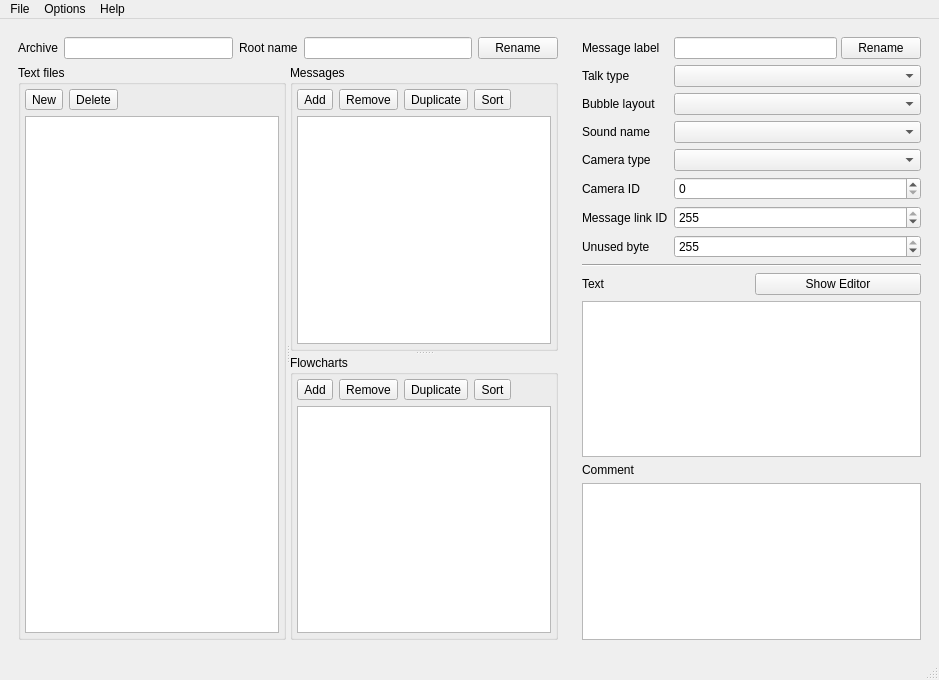
<?xml version="1.0" encoding="UTF-8"?>
<ui version="4.0">
 <class>mainWindow</class>
 <widget class="QMainWindow" name="mainWindow">
  <property name="geometry">
   <rect>
    <x>0</x>
    <y>0</y>
    <width>939</width>
    <height>680</height>
   </rect>
  </property>
  <property name="windowTitle">
   <string>galaxymsbt -- Super Mario Galaxy 2 MSBT Editor</string>
  </property>
  <widget class="QWidget" name="centralwidget">
   <layout class="QGridLayout" name="gridLayout_11">
    <item row="0" column="0">
     <widget class="QWidget" name="widget_2" native="true">
      <layout class="QGridLayout" name="gridLayout_9">
       <item row="0" column="0">
        <widget class="QWidget" name="widgetArchive" native="true">
         <layout class="QGridLayout" name="gridLayout_10">
          <property name="leftMargin">
           <number>0</number>
          </property>
          <property name="topMargin">
           <number>0</number>
          </property>
          <property name="rightMargin">
           <number>0</number>
          </property>
          <property name="bottomMargin">
           <number>0</number>
          </property>
          <item row="0" column="3">
           <widget class="QLineEdit" name="lineArchiveRoot">
            <property name="readOnly">
             <bool>true</bool>
            </property>
           </widget>
          </item>
          <item row="1" column="0" colspan="5">
           <widget class="QSplitter" name="splitter_2">
            <property name="orientation">
             <enum>Qt::Horizontal</enum>
            </property>
            <widget class="QGroupBox" name="groupTextFiles">
             <property name="title">
              <string>Text files</string>
             </property>
             <layout class="QGridLayout" name="gridLayout">
              <property name="leftMargin">
               <number>4</number>
              </property>
              <property name="topMargin">
               <number>4</number>
              </property>
              <property name="rightMargin">
               <number>4</number>
              </property>
              <property name="bottomMargin">
               <number>4</number>
              </property>
              <item row="0" column="0">
               <widget class="QWidget" name="widgetTextFileTools" native="true">
                <layout class="QGridLayout" name="gridLayout_6">
                 <property name="leftMargin">
                  <number>0</number>
                 </property>
                 <property name="topMargin">
                  <number>0</number>
                 </property>
                 <property name="rightMargin">
                  <number>0</number>
                 </property>
                 <property name="bottomMargin">
                  <number>0</number>
                 </property>
                 <item row="0" column="2">
                  <spacer name="horizontalSpacer">
                   <property name="orientation">
                    <enum>Qt::Horizontal</enum>
                   </property>
                   <property name="sizeHint" stdset="0">
                    <size>
                     <width>40</width>
                     <height>20</height>
                    </size>
                   </property>
                  </spacer>
                 </item>
                 <item row="0" column="0">
                  <widget class="QToolButton" name="buttonLmsAccessorNew">
                   <property name="text">
                    <string>New</string>
                   </property>
                   <property name="icon">
                    <iconset>
                     <normaloff>tool_msb_add.png</normaloff>tool_msb_add.png</iconset>
                   </property>
                   <property name="iconSize">
                    <size>
                     <width>24</width>
                     <height>24</height>
                    </size>
                   </property>
                  </widget>
                 </item>
                 <item row="0" column="1">
                  <widget class="QToolButton" name="buttonLmsAccessorDelete">
                   <property name="text">
                    <string>Delete</string>
                   </property>
                   <property name="icon">
                    <iconset>
                     <normaloff>tool_msb_delete.png</normaloff>tool_msb_delete.png</iconset>
                   </property>
                   <property name="iconSize">
                    <size>
                     <width>24</width>
                     <height>24</height>
                    </size>
                   </property>
                  </widget>
                 </item>
                </layout>
               </widget>
              </item>
              <item row="2" column="0">
               <widget class="QListView" name="listLmsAccessors">
                <property name="editTriggers">
                 <set>QAbstractItemView::NoEditTriggers</set>
                </property>
                <property name="selectionMode">
                 <enum>QAbstractItemView::ExtendedSelection</enum>
                </property>
               </widget>
              </item>
             </layout>
            </widget>
            <widget class="QSplitter" name="splitter">
             <property name="orientation">
              <enum>Qt::Vertical</enum>
             </property>
             <widget class="QGroupBox" name="groupMessages">
              <property name="title">
               <string>Messages</string>
              </property>
              <layout class="QGridLayout" name="gridLayout_2">
               <property name="leftMargin">
                <number>4</number>
               </property>
               <property name="topMargin">
                <number>4</number>
               </property>
               <property name="rightMargin">
                <number>4</number>
               </property>
               <property name="bottomMargin">
                <number>4</number>
               </property>
               <item row="0" column="0">
                <widget class="QWidget" name="widgetMessageTools" native="true">
                 <layout class="QGridLayout" name="gridLayout_7">
                  <property name="leftMargin">
                   <number>0</number>
                  </property>
                  <property name="topMargin">
                   <number>0</number>
                  </property>
                  <property name="rightMargin">
                   <number>0</number>
                  </property>
                  <property name="bottomMargin">
                   <number>0</number>
                  </property>
                  <item row="0" column="4">
                   <spacer name="horizontalSpacer_2">
                    <property name="orientation">
                     <enum>Qt::Horizontal</enum>
                    </property>
                    <property name="sizeHint" stdset="0">
                     <size>
                      <width>40</width>
                      <height>20</height>
                     </size>
                    </property>
                   </spacer>
                  </item>
                  <item row="0" column="0">
                   <widget class="QToolButton" name="buttonMessagesAdd">
                    <property name="text">
                     <string>Add</string>
                    </property>
                    <property name="icon">
                     <iconset>
                      <normaloff>tool_message_add.png</normaloff>tool_message_add.png</iconset>
                    </property>
                    <property name="iconSize">
                     <size>
                      <width>24</width>
                      <height>24</height>
                     </size>
                    </property>
                   </widget>
                  </item>
                  <item row="0" column="1">
                   <widget class="QToolButton" name="buttonMessagesRemove">
                    <property name="text">
                     <string>Remove</string>
                    </property>
                    <property name="icon">
                     <iconset>
                      <normaloff>tool_message_delete.png</normaloff>tool_message_delete.png</iconset>
                    </property>
                    <property name="iconSize">
                     <size>
                      <width>24</width>
                      <height>24</height>
                     </size>
                    </property>
                   </widget>
                  </item>
                  <item row="0" column="2">
                   <widget class="QToolButton" name="buttonMessagesDuplicate">
                    <property name="text">
                     <string>Duplicate</string>
                    </property>
                    <property name="icon">
                     <iconset>
                      <normaloff>tool_message_duplicate.png</normaloff>tool_message_duplicate.png</iconset>
                    </property>
                    <property name="iconSize">
                     <size>
                      <width>24</width>
                      <height>24</height>
                     </size>
                    </property>
                   </widget>
                  </item>
                  <item row="0" column="3">
                   <widget class="QToolButton" name="buttonMessagesSort">
                    <property name="text">
                     <string>Sort</string>
                    </property>
                    <property name="icon">
                     <iconset>
                      <normaloff>tool_message_sort.png</normaloff>tool_message_sort.png</iconset>
                    </property>
                    <property name="iconSize">
                     <size>
                      <width>24</width>
                      <height>24</height>
                     </size>
                    </property>
                   </widget>
                  </item>
                 </layout>
                </widget>
               </item>
               <item row="2" column="0">
                <widget class="QListView" name="listMessages">
                 <property name="editTriggers">
                  <set>QAbstractItemView::NoEditTriggers</set>
                 </property>
                 <property name="selectionMode">
                  <enum>QAbstractItemView::ExtendedSelection</enum>
                 </property>
                </widget>
               </item>
              </layout>
             </widget>
             <widget class="QGroupBox" name="groupFlowcharts">
              <property name="title">
               <string>Flowcharts</string>
              </property>
              <layout class="QGridLayout" name="gridLayout_3">
               <property name="leftMargin">
                <number>4</number>
               </property>
               <property name="topMargin">
                <number>4</number>
               </property>
               <property name="rightMargin">
                <number>4</number>
               </property>
               <property name="bottomMargin">
                <number>4</number>
               </property>
               <item row="0" column="0">
                <widget class="QWidget" name="widgetFlowchartTools" native="true">
                 <layout class="QGridLayout" name="gridLayout_8">
                  <property name="leftMargin">
                   <number>0</number>
                  </property>
                  <property name="topMargin">
                   <number>0</number>
                  </property>
                  <property name="rightMargin">
                   <number>0</number>
                  </property>
                  <property name="bottomMargin">
                   <number>0</number>
                  </property>
                  <item row="0" column="4">
                   <spacer name="horizontalSpacer_3">
                    <property name="orientation">
                     <enum>Qt::Horizontal</enum>
                    </property>
                    <property name="sizeHint" stdset="0">
                     <size>
                      <width>40</width>
                      <height>20</height>
                     </size>
                    </property>
                   </spacer>
                  </item>
                  <item row="0" column="3">
                   <widget class="QToolButton" name="buttonFlowchartsSort">
                    <property name="text">
                     <string>Sort</string>
                    </property>
                    <property name="icon">
                     <iconset>
                      <normaloff>tool_message_sort.png</normaloff>tool_message_sort.png</iconset>
                    </property>
                    <property name="iconSize">
                     <size>
                      <width>24</width>
                      <height>24</height>
                     </size>
                    </property>
                   </widget>
                  </item>
                  <item row="0" column="2">
                   <widget class="QToolButton" name="buttonFlowchartsDuplicate">
                    <property name="text">
                     <string>Duplicate</string>
                    </property>
                    <property name="icon">
                     <iconset>
                      <normaloff>tool_flow_duplicate.png</normaloff>tool_flow_duplicate.png</iconset>
                    </property>
                    <property name="iconSize">
                     <size>
                      <width>24</width>
                      <height>24</height>
                     </size>
                    </property>
                   </widget>
                  </item>
                  <item row="0" column="1">
                   <widget class="QToolButton" name="buttonFlowchartsRemove">
                    <property name="text">
                     <string>Remove</string>
                    </property>
                    <property name="icon">
                     <iconset>
                      <normaloff>tool_flow_remove.png</normaloff>tool_flow_remove.png</iconset>
                    </property>
                    <property name="iconSize">
                     <size>
                      <width>24</width>
                      <height>24</height>
                     </size>
                    </property>
                   </widget>
                  </item>
                  <item row="0" column="0">
                   <widget class="QToolButton" name="buttonFlowchartsAdd">
                    <property name="text">
                     <string>Add</string>
                    </property>
                    <property name="icon">
                     <iconset>
                      <normaloff>tool_flow_add.png</normaloff>tool_flow_add.png</iconset>
                    </property>
                    <property name="iconSize">
                     <size>
                      <width>24</width>
                      <height>24</height>
                     </size>
                    </property>
                   </widget>
                  </item>
                 </layout>
                </widget>
               </item>
               <item row="1" column="0">
                <widget class="QListView" name="listFlowcharts">
                 <property name="editTriggers">
                  <set>QAbstractItemView::NoEditTriggers</set>
                 </property>
                </widget>
               </item>
              </layout>
             </widget>
            </widget>
           </widget>
          </item>
          <item row="0" column="1">
           <widget class="QLineEdit" name="lineArchivePath">
            <property name="readOnly">
             <bool>true</bool>
            </property>
           </widget>
          </item>
          <item row="0" column="4">
           <widget class="QPushButton" name="buttonChangeRoot">
            <property name="text">
             <string>Rename</string>
            </property>
           </widget>
          </item>
          <item row="0" column="2">
           <widget class="QLabel" name="labelArchiveRoot">
            <property name="text">
             <string>Root name</string>
            </property>
           </widget>
          </item>
          <item row="0" column="0">
           <widget class="QLabel" name="labelArchivePath">
            <property name="text">
             <string>Archive</string>
            </property>
           </widget>
          </item>
         </layout>
        </widget>
       </item>
      </layout>
     </widget>
    </item>
    <item row="0" column="1">
     <widget class="QWidget" name="widgetMessageEntry" native="true">
      <property name="locale">
       <locale language="English" country="UnitedStates"/>
      </property>
      <layout class="QGridLayout" name="gridLayout_4" rowstretch="0,0,0,0,0,0">
       <item row="3" column="0">
        <widget class="QPlainTextEdit" name="textMessageText">
         <property name="plainText">
          <string notr="true"/>
         </property>
        </widget>
       </item>
       <item row="0" column="0">
        <widget class="QWidget" name="widget" native="true">
         <layout class="QGridLayout" name="gridLayout_5">
          <property name="leftMargin">
           <number>0</number>
          </property>
          <property name="topMargin">
           <number>0</number>
          </property>
          <property name="rightMargin">
           <number>0</number>
          </property>
          <property name="bottomMargin">
           <number>0</number>
          </property>
          <item row="1" column="0">
           <widget class="QLabel" name="labelTalkType">
            <property name="toolTip">
             <string>How the message gets triggered.</string>
            </property>
            <property name="text">
             <string>Talk type</string>
            </property>
           </widget>
          </item>
          <item row="0" column="0">
           <widget class="QLabel" name="labelMessageLabel">
            <property name="toolTip">
             <string>The message's unique identifier name.</string>
            </property>
            <property name="text">
             <string>Message label</string>
            </property>
           </widget>
          </item>
          <item row="1" column="1">
           <widget class="QComboBox" name="comboTalkType"/>
          </item>
          <item row="2" column="1">
           <widget class="QComboBox" name="comboBalloonType"/>
          </item>
          <item row="4" column="0">
           <widget class="QLabel" name="labelSoundName">
            <property name="toolTip">
             <string>The sound effect that plays when the message starts.</string>
            </property>
            <property name="text">
             <string>Sound name</string>
            </property>
           </widget>
          </item>
          <item row="2" column="0">
           <widget class="QLabel" name="labelBalloonType">
            <property name="toolTip">
             <string>The layout of the message box.</string>
            </property>
            <property name="text">
             <string>Bubble layout</string>
            </property>
           </widget>
          </item>
          <item row="5" column="0">
           <widget class="QLabel" name="labelCameraType">
            <property name="toolTip">
             <string>Specifies what kind of camera should be used.</string>
            </property>
            <property name="text">
             <string>Camera type</string>
            </property>
           </widget>
          </item>
          <item row="6" column="0">
           <widget class="QLabel" name="labelCameraId">
            <property name="toolTip">
             <string>The ID of the camera to be used. Only used if camera type is &quot;Event&quot;.</string>
            </property>
            <property name="text">
             <string>Camera ID</string>
            </property>
           </widget>
          </item>
          <item row="4" column="1">
           <widget class="QComboBox" name="comboSoundName"/>
          </item>
          <item row="6" column="1">
           <widget class="QSpinBox" name="spinCameraId">
            <property name="maximum">
             <number>65535</number>
            </property>
           </widget>
          </item>
          <item row="5" column="1">
           <widget class="QComboBox" name="comboCameraType"/>
          </item>
          <item row="8" column="0">
           <widget class="QLabel" name="labelUnk7">
            <property name="toolTip">
             <string>This value is unused and has no effect.</string>
            </property>
            <property name="text">
             <string>Unused byte</string>
            </property>
           </widget>
          </item>
          <item row="8" column="1">
           <widget class="QSpinBox" name="spinUnk7">
            <property name="maximum">
             <number>255</number>
            </property>
            <property name="value">
             <number>255</number>
            </property>
           </widget>
          </item>
          <item row="7" column="0">
           <widget class="QLabel" name="labelMsgLinkId">
            <property name="toolTip">
             <string>The message's unique ID that is used to link it to a MessageArea.</string>
            </property>
            <property name="text">
             <string>Message link ID</string>
            </property>
           </widget>
          </item>
          <item row="7" column="1">
           <widget class="QSpinBox" name="spinMsgLinkId">
            <property name="maximum">
             <number>255</number>
            </property>
            <property name="value">
             <number>255</number>
            </property>
           </widget>
          </item>
          <item row="0" column="1">
           <widget class="QWidget" name="widgetChangeLabel" native="true">
            <layout class="QHBoxLayout" name="horizontalLayout">
             <property name="spacing">
              <number>4</number>
             </property>
             <property name="leftMargin">
              <number>0</number>
             </property>
             <property name="topMargin">
              <number>0</number>
             </property>
             <property name="rightMargin">
              <number>0</number>
             </property>
             <property name="bottomMargin">
              <number>0</number>
             </property>
             <item>
              <widget class="QLineEdit" name="lineChangeLabel">
               <property name="readOnly">
                <bool>true</bool>
               </property>
              </widget>
             </item>
             <item>
              <widget class="QPushButton" name="buttonChangeLabel">
               <property name="text">
                <string>Rename</string>
               </property>
              </widget>
             </item>
            </layout>
           </widget>
          </item>
         </layout>
        </widget>
       </item>
       <item row="4" column="0">
        <widget class="QLabel" name="labelComment">
         <property name="toolTip">
          <string>The game never reads this field. Thus, it's useless.</string>
         </property>
         <property name="text">
          <string>Comment</string>
         </property>
        </widget>
       </item>
       <item row="5" column="0">
        <widget class="QPlainTextEdit" name="textComment"/>
       </item>
       <item row="1" column="0">
        <widget class="Line" name="line">
         <property name="orientation">
          <enum>Qt::Horizontal</enum>
         </property>
        </widget>
       </item>
       <item row="2" column="0">
        <widget class="QWidget" name="widgetShowTextEditor" native="true">
         <layout class="QHBoxLayout" name="horizontalLayout_2">
          <property name="leftMargin">
           <number>0</number>
          </property>
          <property name="topMargin">
           <number>0</number>
          </property>
          <property name="rightMargin">
           <number>0</number>
          </property>
          <property name="bottomMargin">
           <number>0</number>
          </property>
          <item>
           <widget class="QLabel" name="labelText">
            <property name="toolTip">
             <string>The text message to be displayed. Use editor for advanced controls.</string>
            </property>
            <property name="text">
             <string>Text</string>
            </property>
           </widget>
          </item>
          <item>
           <widget class="QPushButton" name="buttonShowEditor">
            <property name="text">
             <string>Show Editor</string>
            </property>
           </widget>
          </item>
         </layout>
        </widget>
       </item>
      </layout>
     </widget>
    </item>
   </layout>
  </widget>
  <widget class="QMenuBar" name="menubar">
   <property name="geometry">
    <rect>
     <x>0</x>
     <y>0</y>
     <width>939</width>
     <height>21</height>
    </rect>
   </property>
   <widget class="QMenu" name="menuFile">
    <property name="title">
     <string>File</string>
    </property>
    <addaction name="actionNew"/>
    <addaction name="actionOpen"/>
    <addaction name="actionSave"/>
    <addaction name="actionSaveAs"/>
   </widget>
   <widget class="QMenu" name="menuOptions">
    <property name="title">
     <string>Options</string>
    </property>
    <addaction name="actionOptionCompression"/>
   </widget>
   <widget class="QMenu" name="menuHelp">
    <property name="title">
     <string>Help</string>
    </property>
    <addaction name="actionAbout"/>
   </widget>
   <addaction name="menuFile"/>
   <addaction name="menuOptions"/>
   <addaction name="menuHelp"/>
  </widget>
  <widget class="QStatusBar" name="statusBar"/>
  <action name="actionNew">
   <property name="text">
    <string>New</string>
   </property>
   <property name="shortcut">
    <string>Ctrl+N</string>
   </property>
  </action>
  <action name="actionOpen">
   <property name="text">
    <string>Open</string>
   </property>
   <property name="shortcut">
    <string>Ctrl+O</string>
   </property>
  </action>
  <action name="actionSave">
   <property name="text">
    <string>Save</string>
   </property>
   <property name="shortcut">
    <string>Ctrl+S</string>
   </property>
  </action>
  <action name="actionOptionCompression">
   <property name="checkable">
    <bool>true</bool>
   </property>
   <property name="text">
    <string>Compress RARC files</string>
   </property>
  </action>
  <action name="actionSaveAs">
   <property name="text">
    <string>Save as</string>
   </property>
   <property name="shortcut">
    <string>Alt+S</string>
   </property>
  </action>
  <action name="actionAbout">
   <property name="text">
    <string>About</string>
   </property>
  </action>
 </widget>
 <resources/>
 <connections/>
</ui>
